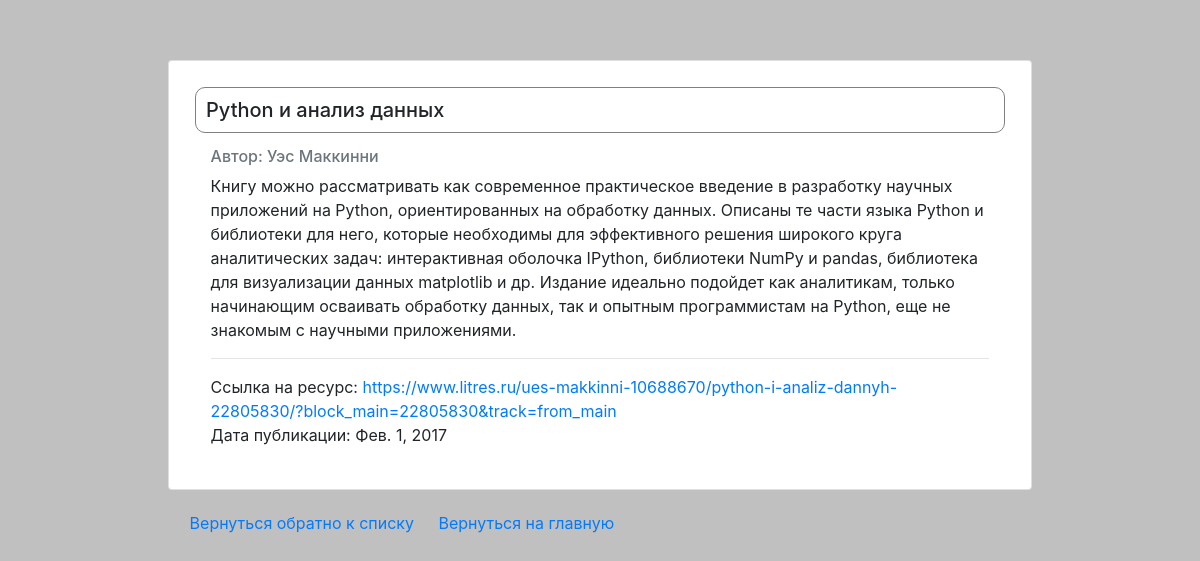
/1/11/, run on the app's committed database.
### educationapp/apps/educationsections/models.py (models this page shows, shortened)
class Content(models.Model):
    section_id = models.ForeignKey(Section, on_delete=models.CASCADE)
    title = models.CharField('название', max_length = 200)
    url = models.CharField('ссылка', max_length = 200)
    author = models.CharField('автор', max_length = 200)
    description = models.TextField('описание')
    pub_date = models.DateField('дата публикации')
    class Meta:
        verbose_name = "Сущность"
        verbose_name_plural = "Сущности"

### educationapp/apps/educationsections/views.py (the view)
# urls.py: path('<int:section_id>/<int:content_id>/', views.detail, name='detail'),
def detail(request, section_id, content_id):
    try:
        info = Content.objects.get(id = content_id)
    except:
        raise Http404('Страница не найдена')
    return render(request, 'info.html', {'info':info, 'section_id':section_id})

### educationapp/templates/info.html
{% extends 'base.html' %}
{% block content %}
     <div class="card info" style="width: 80%;">
        <div class="card-body">
            <h5 class="card-title">{{info.title}}</h5>
            <h6 class="card-subtitle mb-2 text-muted">Автор: {{info.author}}</h6>
            <p class="card-text">{{info.description}}</p>
            <hr>
            <span>Ссылка на ресурс: </span>
            <a href="{{info.url}}" target="_blank" class="card-link">{{info.url}}</a>
            <br>
            <span>Дата публикации: </span>
            <span class="card-link">{{info.pub_date}}</span>
        </div>
      </div>
        <div class='navigation'>
            <a class = 'card-link' href="{% url 'educationsections:section' section_id%}">Вернуться обратно к списку</a>
            <a href="{% url 'educationsections:index' %}" class="card-link">Вернуться на главную</a>
        </div>
{% endblock %}

### educationapp/apps/educationsections/static/index.css (style rules this page uses)
body { margin: 0 auto; padding: 5%; background-color: #C0C0C0; }
.card.info { padding: 2%; margin: 0 auto; }
.card-title { border: 1px solid gray; padding: 10px; border-radius: 10px; margin: -2%; margin-bottom: 20px; }
.navigation { width: 80%; display: block; margin: 0 auto; padding: 2%; }

### data on the page
Content: title "Python и анализ данных", author "Уэс Маккинни", description "Книгу можно рассматривать как современное практическое введение в разработку научных приложений на Python, ориентированных на обработку данных. Описаны те части языка Python и библиотеки для него, которые необходимы для эффективного решения широкого круга аналитических задач: интерактивная оболочка IPython, библиотеки NumPy и pandas, библиотека для визуализации данных matplotlib и др. Издание идеально подойдет как аналитикам, только начинающим осваивать обработку данных, так и опытным программистам на Python, еще не знакомым с научными приложениями.", url "https://www.litres.ru/ues-makkinni-10688670/python-i-analiz-dannyh-22805830/?block_main=22805830&track=from_main", pub_date "Фев. 1, 2017"
